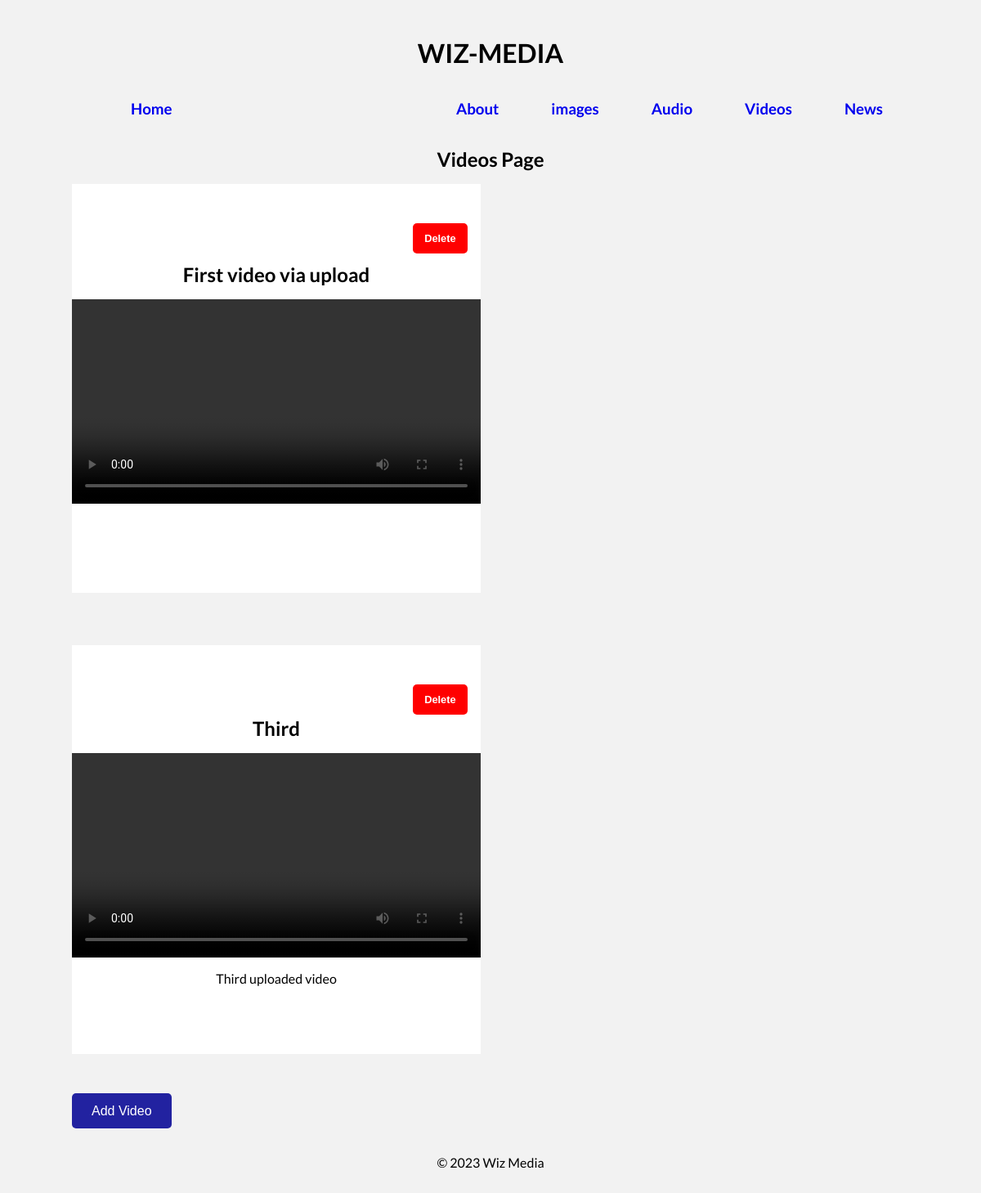
The app's page /video/, older data.
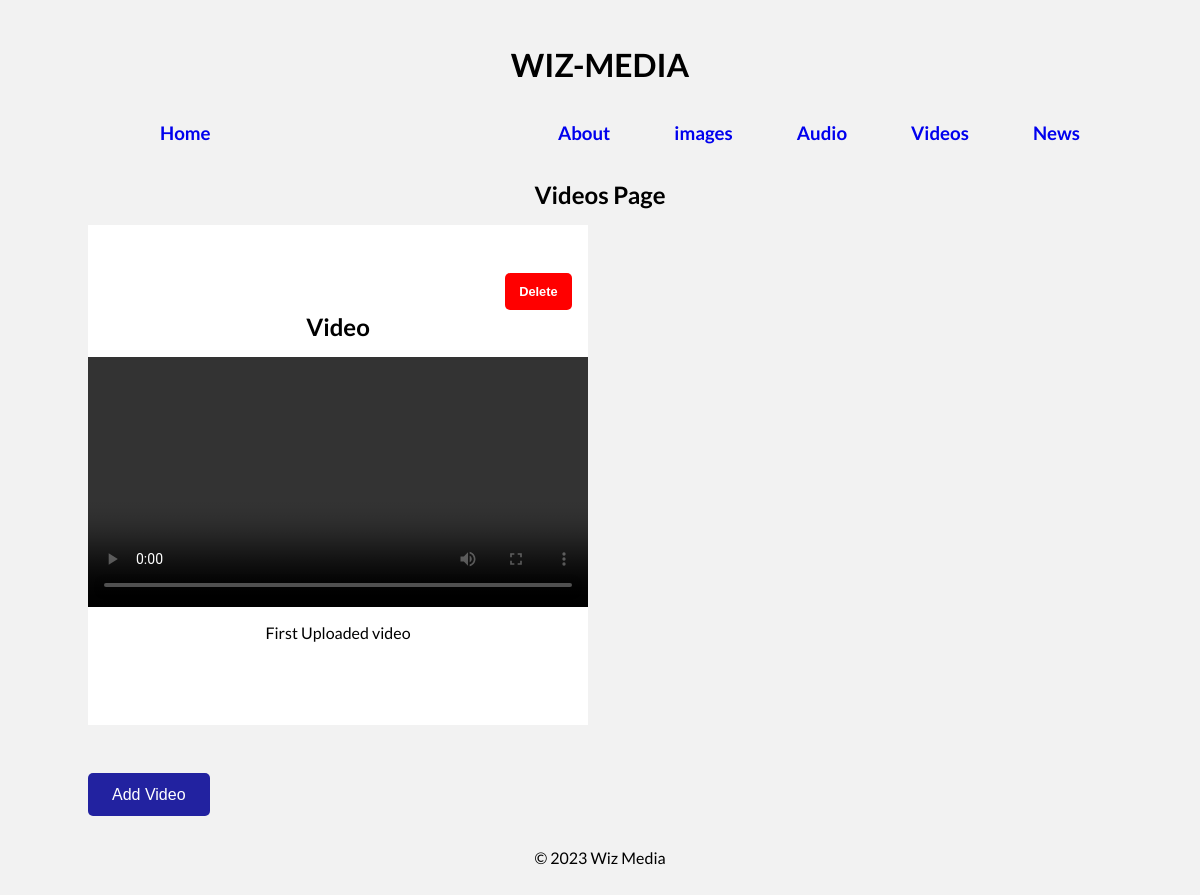
The same page, newer data.
### wizmedia/models.py (models this page shows)
class Videos(models.Model):
    video = models.FileField(upload_to='videos/')
    title = models.CharField(max_length=255)
    video_description = models.TextField()

### wizmedia/views.py (the view)
# urls.py: path('video/', listVideo, name='videos'),
def listVideo(request):
    videos = Videos.objects.all()
    return render(request, 'videos.html', {'videos': videos})

### wizmedia/templates/videos.html (shortened to what this page needs)
{% extends "main.html" %}
{% block content %}
<h2 class="text-center">Videos Page</h2>
<div class="image-grid">
    {% for item in videos %}
        <div class="per-img text-center">
            <h2>{{item.title}}</h2>
            <video controls width="600">
                <source src="{{ item.video.url }}" type="video/mp4">
            </video>
            <p>{{item.video_description}}</p>
            <button class="delete"><a href="{% url 'delete_video' item.id %}">Delete</a></button>
        </div>
    {% endfor %}
    </div>
<button><a href="{% url 'upload-video' %}" class="btn-a">Add Video</a></button>
{% endblock %}

Row changes from the older to the newer data that the page shows:
removed Videos: title "First video via upload"
removed Videos: title "Third", video_description "Third uploaded video"
added Videos: title "Video", video_description "First Uploaded video"
